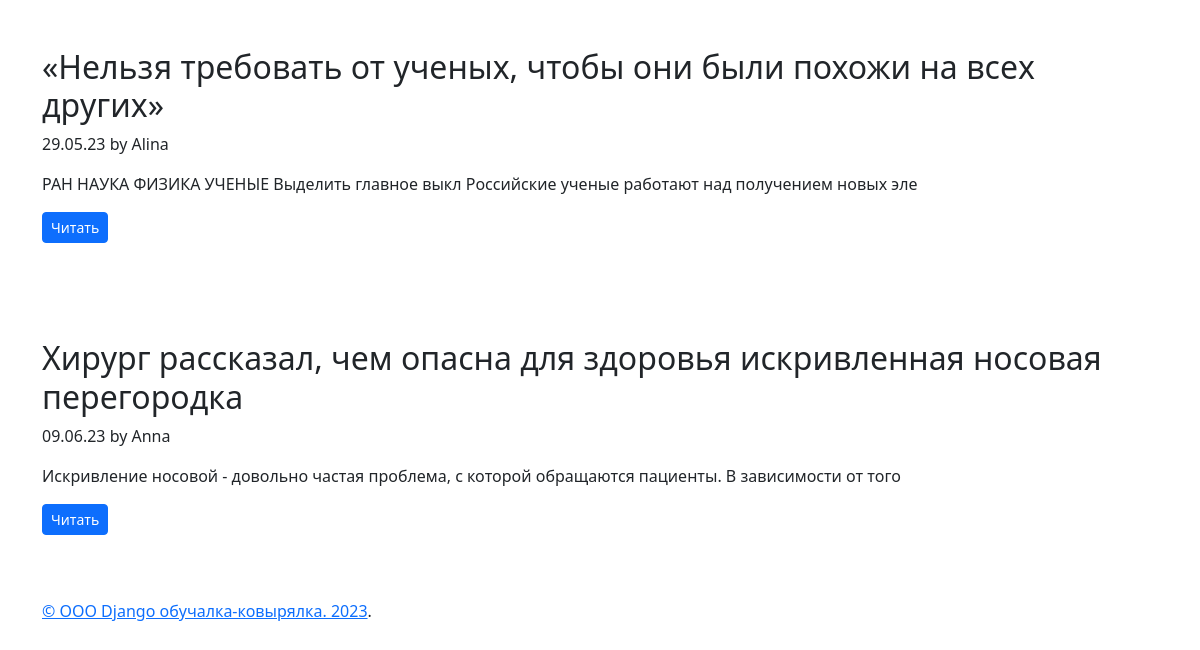
The app's page /category/1/ (lower part), older data.
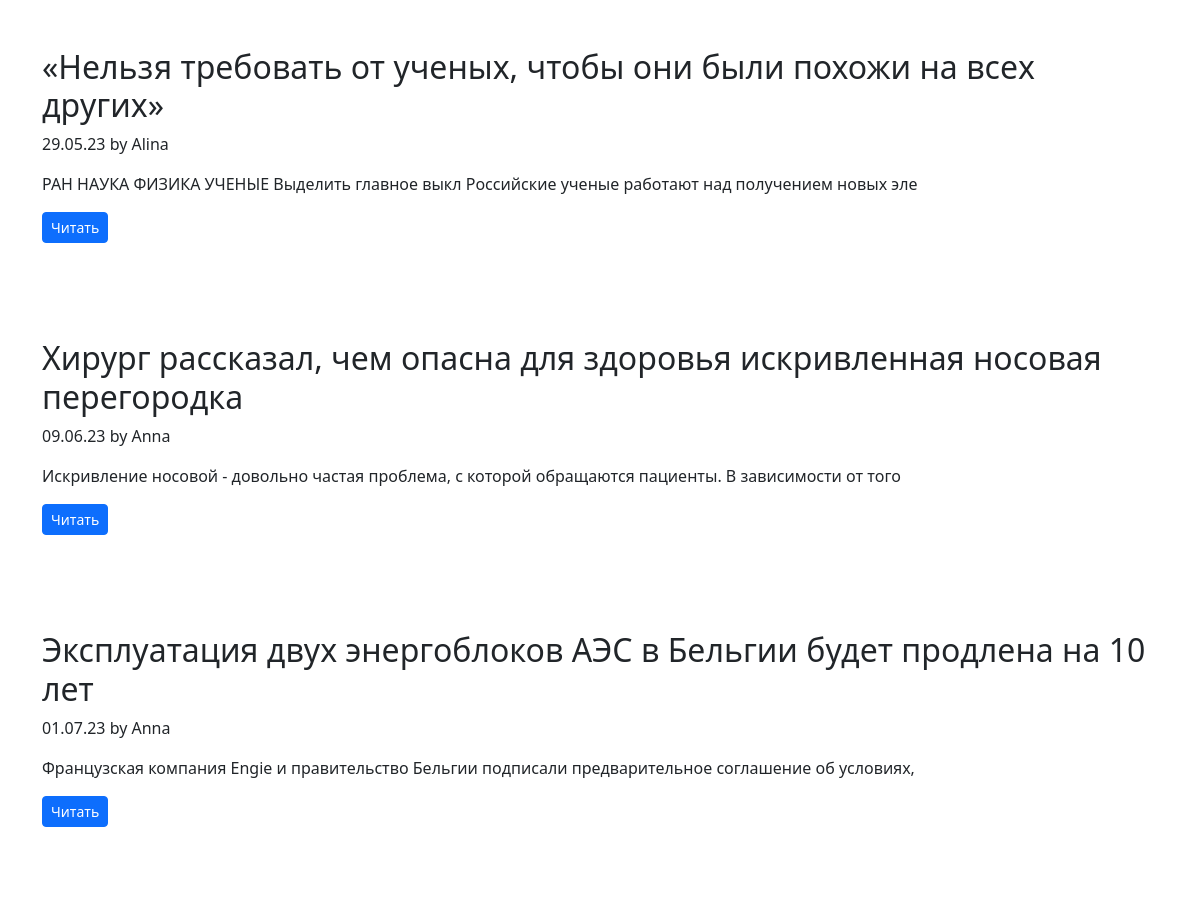
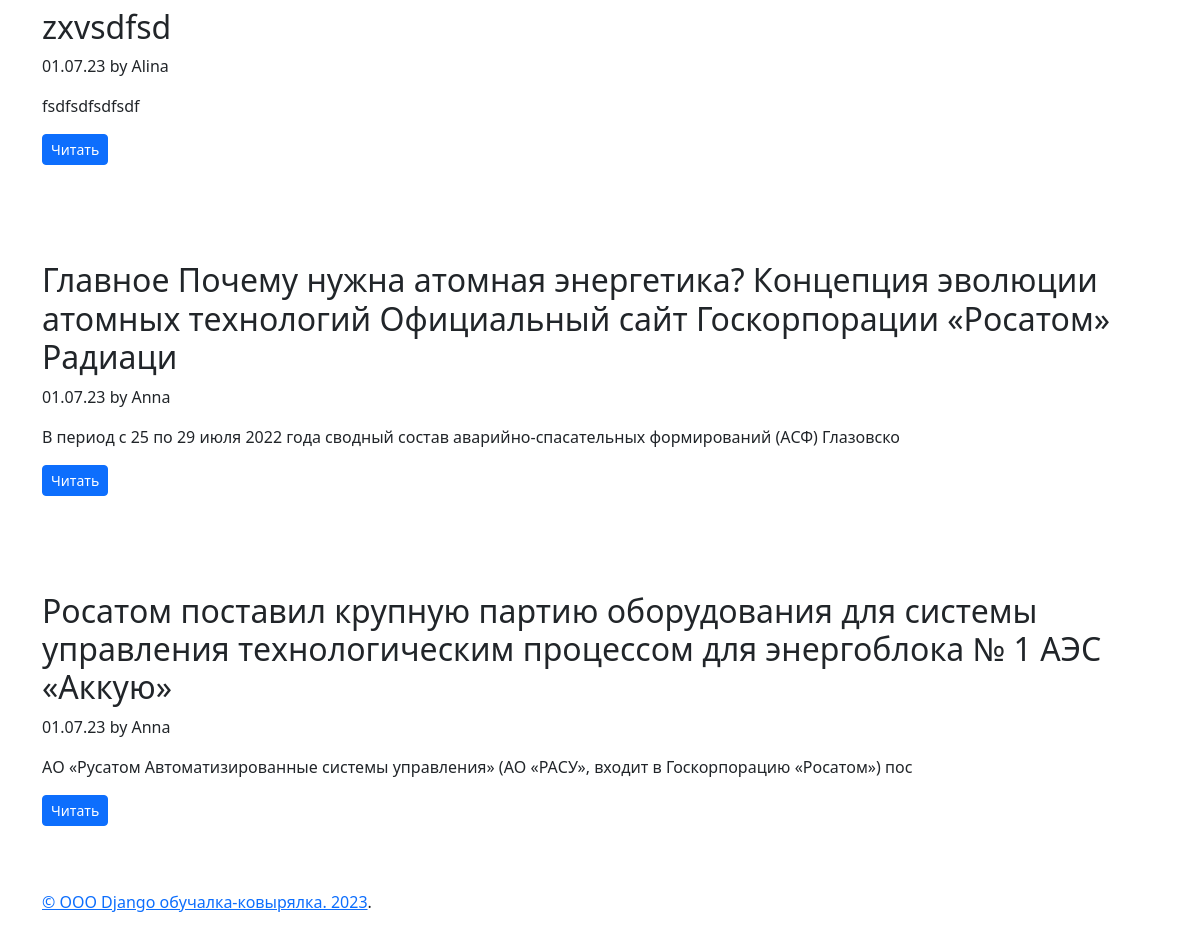
The same page, newer data (2 pictures, top to bottom).
### news/models.py (models this page shows, shortened)
class Post(models.Model):
    class Meta:
        verbose_name = 'Посты'
        verbose_name_plural = 'Посты'
    article = "ART"
    news = "NWS"
    TYPE = [
        (article, "Статья"),
        (news, "Новость"),
    ]
    author = models.ForeignKey(Author,on_delete=models.CASCADE)
    postType = models.CharField(max_length=20, choices=TYPE, default=article)
    dateCreation = models.DateTimeField(auto_now_add=True)
    category = models.ManyToManyField(Category, through='PostCategory')
    title = models.CharField(max_length=128)
    text = models.TextField()
    rating = models.SmallIntegerField(default=0.0)

class Author(models.Model):
    class Meta:
        verbose_name = 'Авторы'
        verbose_name_plural = 'Авторы'
    name = models.OneToOneField(User, on_delete=models.CASCADE)
    rating = models.SmallIntegerField(default=0)
    def __str__(self):
            return self.name.username

### news/views.py (the view)
# urls.py: path('category/<int:pk>/', CategoryDetailView, name='category'),
def CategoryDetailView(request, pk):
   category = Category.objects.get(pk=pk)
   is_subscribed = True if len(category.subscribers.filter(id=request.user.id)) else False
   return render(request,'category.html',
                 {'category': category,
                  'is_subscribed' : is_subscribed, #,
                  '': category.subscribers.all()
                  })

### news/templates/category.html (shortened to what this page needs)
{% extends 'defaultLayout.html' %}
{% block abracadabra %}
    {%  for post in category.post_set.all %}
       <div class="row g-4 py-5 row-cols-1">
                <div class="col d-flex align-items-start">
                    <div>
                        <h3 class="fs-2">{{ post.title }}</h3>
                        <p>{{ post.dateCreation | date:'d.m.y' }} by {{ post.author }}</p>
                        <p>{{ post.text|slice:"100"|safe }}</p>
                        <a href="{% url 'post' post.id %}" class="btn btn-primary btn-sm">
                            Читать
                        </a>
                    </div>
                </div>
            </div>
    {% endfor %}
{% endblock abracadabra %}

Row changes from the older to the newer data that the page shows:
added Post: title "Эксплуатация двух энергоблоков АЭС в Бельгии будет продлена на 10 лет", dateCreation "01.07.23", author "Anna", text "Французская компания Engie и правительство Бельгии подписали предварительное соглашение об условиях,"
added Post: title "zxvsdfsd", dateCreation "01.07.23", author "Alina", text "fsdfsdfsdfsdf"
added Post: title "Главное Почему нужна атомная энергетика? Концепция эволюции атомных технологий Официальный сайт Госкорпорации «Росатом» Радиаци", dateCreation "01.07.23", author "Anna", text "В период с 25 по 29 июля 2022 года сводный состав аварийно-спасательных формирований (АСФ) Глазовско"
added Post: title "Росатом поставил крупную партию оборудования для системы управления технологическим процессом для энергоблока № 1 АЭС «Аккую»", dateCreation "01.07.23", author "Anna", text "АО «Русатом Автоматизированные системы управления» (АО «РАСУ», входит в Госкорпорацию «Росатом») пос"
